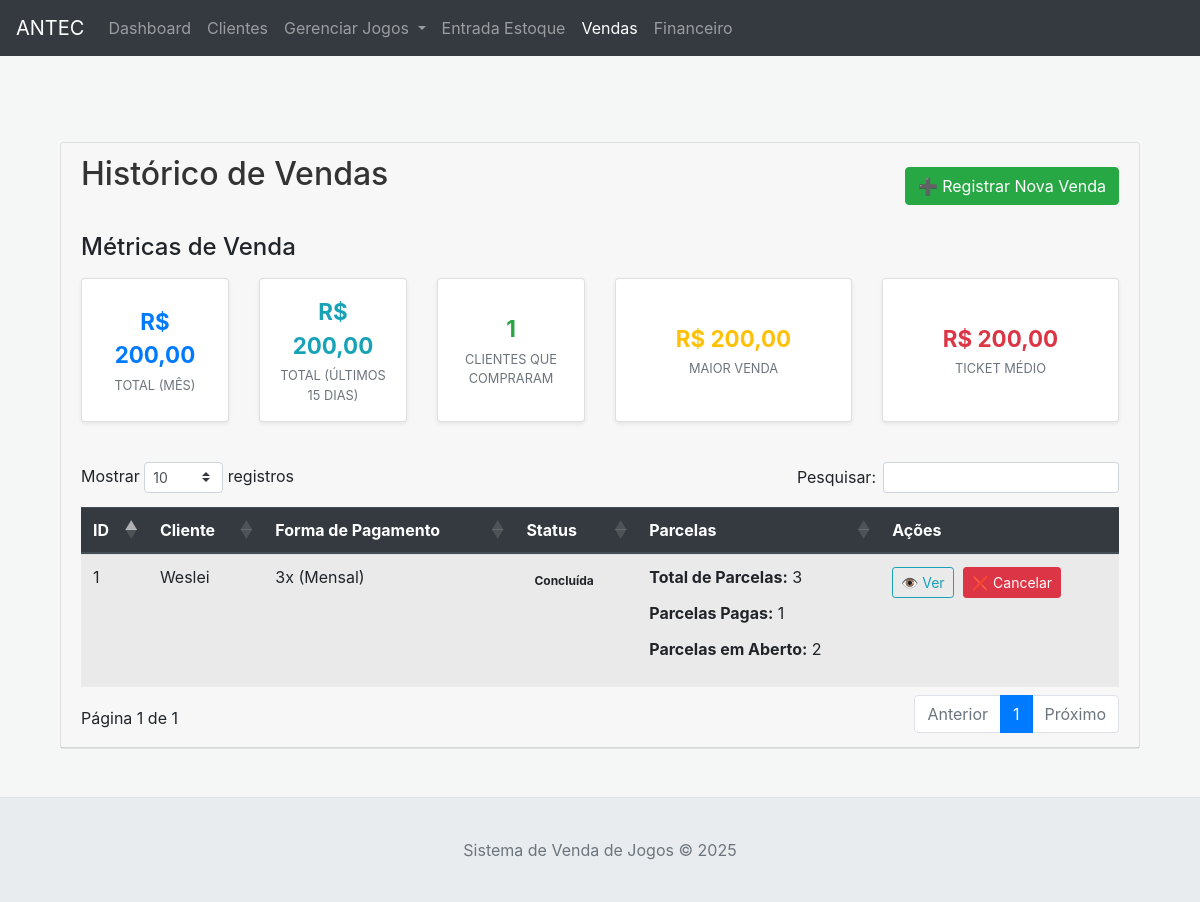
The page /vendas on the database as committed earlier.
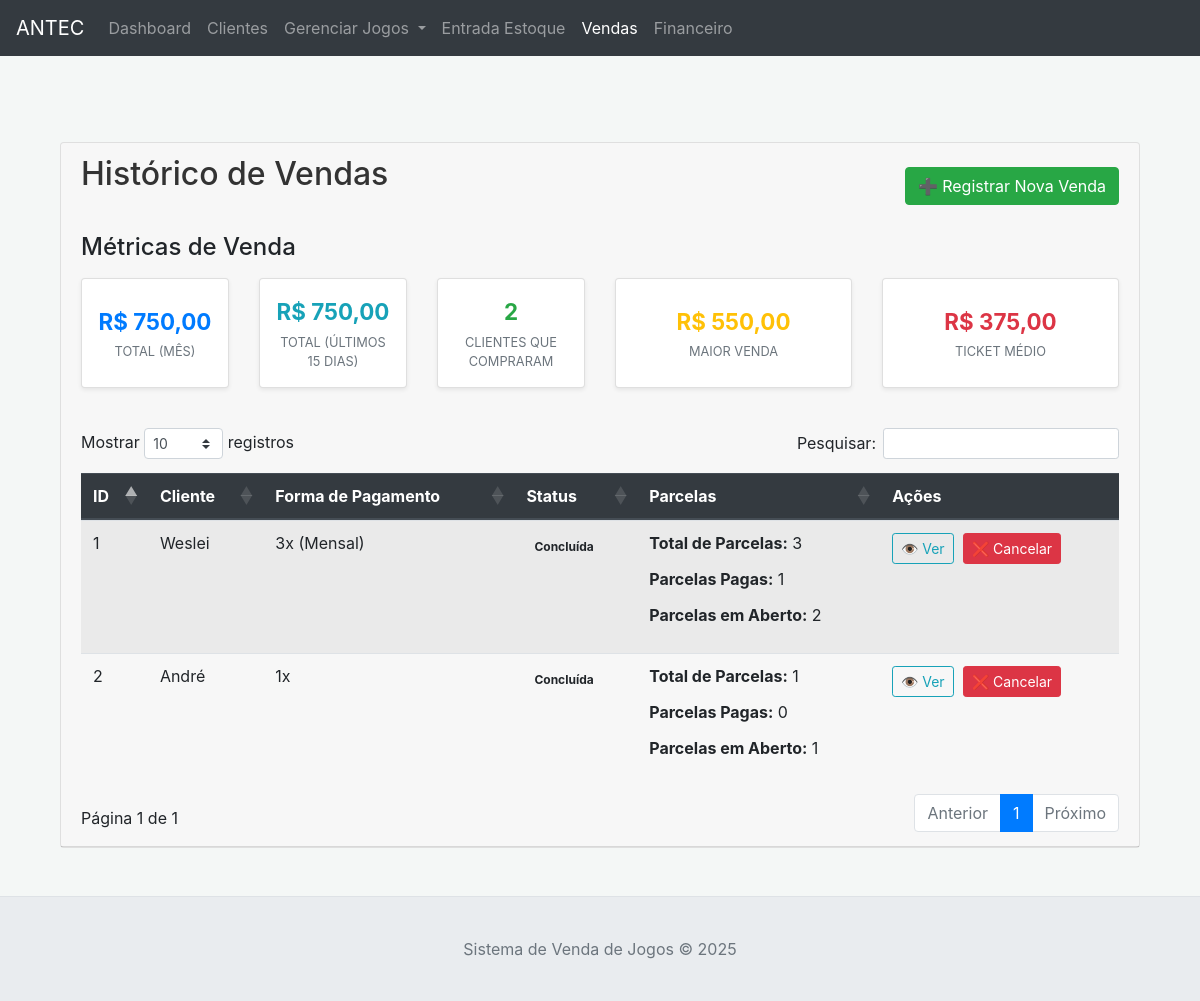
The same page on the database as committed later.
### tables this page shows
CREATE TABLE vendas (
                id INTEGER PRIMARY KEY AUTOINCREMENT,
                cliente_id INTEGER,
                data_venda DATETIME DEFAULT CURRENT_TIMESTAMP,
                valor_total REAL NOT NULL,
                status TEXT DEFAULT 'Rascunho',
                observacao TEXT,
                forma_pagamento TEXT,
                numero_parcelas INTEGER DEFAULT 1,
                periodo_pagamento_parcelas TEXT,
                FOREIGN KEY (cliente_id) REFERENCES clientes (id) ON DELETE SET NULL
            );

CREATE TABLE clientes (
                id INTEGER PRIMARY KEY AUTOINCREMENT,
                nome TEXT NOT NULL,
                email TEXT,
                telefone TEXT,
                endereco_rua TEXT,
                endereco_numero TEXT,
                endereco_bairro TEXT,
                endereco_cidade TEXT,
                endereco_uf TEXT,
                endereco_cep TEXT,
                data_cadastro DATETIME DEFAULT CURRENT_TIMESTAMP
            );

### app.py (the view)
@app.route('/vendas')
def vendas_lista_page():
    try:
        valor_total_mes = db_manager.get_valor_total_vendas_mes_atual()
        valor_total_15_dias = db_manager.get_valor_total_vendas_ultimos_15_days()
        total_clientes_compraram = db_manager.get_total_clientes_com_vendas()
        maior_valor_venda = db_manager.get_maior_valor_venda()
        ticket_medio = db_manager.get_ticket_medio_vendas()
        vendas = db_manager.get_all_vendas()
        clientes_all = db_manager.get_all_clientes()
        grupos_all = db_manager.get_all_grupos()
    except Exception as e:
        flash(f"Erro ao carregar dados para a página de vendas: {e}", "danger")
        vendas = []
        clientes_all = []
        grupos_all = []
        valor_total_mes = 0.0
        valor_total_15_dias = 0.0
        total_clientes_compraram = 0
        maior_valor_venda = 0.0
        ticket_medio = 0.0
    return render_template('vendas_lista.html', vendas=vendas, clientes=clientes_all, grupos=grupos_all, valor_total_mes=valor_total_mes, valor_total_15_dias=valor_total_15_dias, total_clientes_compraram=total_clientes_compraram, maior_valor_venda=maior_valor_venda, ticket_medio=ticket_medio)

### app.py (called while the page is built)
@app.context_processor
def inject_now(): return {'now': datetime.datetime.now()}

### database.py (called while the page is built)
    def _get_connection(self):
        conn = sqlite3.connect(self.db_name)
        conn.row_factory = sqlite3.Row # Permite acessar colunas por nome
        return conn

    def get_all_grupos(self, search_term=None):
        query_str = "SELECT * FROM grupos"
        params = []
        if search_term:
            query_str += " WHERE nome LIKE ? OR descricao LIKE ?"
            params.extend([f'%{search_term}%', f'%{search_term}%'])
        query_str += " ORDER BY nome ASC"
        return self.execute_query(query_str, params, fetch_all=True)

    def get_all_clientes(self, search_term=None):
        query_str = "SELECT * FROM clientes"
        params = []
        if search_term:
            query_str += " WHERE nome LIKE ? OR email LIKE ? OR telefone LIKE ?"
            params.extend([f'%{search_term}%',f'%{search_term}%',f'%{search_term}%'])
        query_str += " ORDER BY nome ASC"
        return self.execute_query(query_str, params, fetch_all=True)

### templates/vendas_lista.html (shortened to what the changed rows need)
{% extends "base.html" %}
{% block content %}
<div class="container mt-4">
    <div class="card">
        <div class="card-header">
            <div class="d-flex justify-content-between align-items-center mb-3">
                <h2>Histórico de Vendas</h2>
            </div>
            <div class="row mb-4">
                <div class="col-md-12">
                    <div class="row">
                        <div class="col-xl-2 col-md-4 mb-3">
                            <div class="card text-center card-metricas shadow-sm h-100">
                                <div class="card-body">
                                    <div class="metric-number text-primary">R$ {{ "%.2f"|format(valor_total_mes if valor_total_mes is not none else 0.0)|replace('.', ',') }}</div>
                                    <div class="metric-label">Total (Mês)</div>
                                </div>
                            </div>
                        </div>
                        <div class="col-xl-2 col-md-4 mb-3">
                            <div class="card text-center card-metricas shadow-sm h-100">
                                <div class="card-body">
                                    <div class="metric-number text-info">R$ {{ "%.2f"|format(valor_total_15_dias if valor_total_15_dias is not none else 0.0)|replace('.', ',') }}</div>
                                    <div class="metric-label">Total (Últimos 15 Dias)</div>
                                </div>
                            </div>
                        </div>
                        <div class="col-xl-2 col-md-4 mb-3">
                            <div class="card text-center card-metricas shadow-sm h-100">
                                <div class="card-body">
                                    <div class="metric-number text-success">{{ total_clientes_compraram if total_clientes_compraram is not none else 0 }}</div>
                                    <div class="metric-label">Clientes que Compraram</div>
                                </div>
                            </div>
                        </div>
                        <div class="col-xl-3 col-md-6 mb-3">
                            <div class="card text-center card-metricas shadow-sm h-100">
                                <div class="card-body">
                                    <div class="metric-number text-warning">R$ {{ "%.2f"|format(maior_valor_venda if maior_valor_venda is not none else 0.0)|replace('.', ',') }}</div>
                                    <div class="metric-label">Maior Venda</div>
                                </div>
                            </div>
                        </div>
                        <div class="col-xl-3 col-md-6 mb-3">
                            <div class="card text-center card-metricas shadow-sm h-100">
                                <div class="card-body">
                                    <div class="metric-number text-danger">R$ {{ "%.2f"|format(ticket_medio if ticket_medio is not none else 0.0)|replace('.', ',') }}</div>
                                    <div class="metric-label">Ticket Médio</div>
                                </div>
                            </div>
                        </div>
                    </div>
                </div>
            </div>
            {% if vendas %}
            <div class="table-responsive">
                <table class="table table-striped table-hover datatable" id="tabelaVendas">
                    <thead class="thead-dark">
                        <tr>
                            <th>ID</th>
                            <th>Cliente</th>
                            <th>Forma de Pagamento</th>
                            <th>Status</th>
                            <th>Parcelas</th>
                            <th>Ações</th>
                        </tr>
                    </thead>
                    <tbody>
                        {% for venda in vendas %}
                        <tr>
                            <td>{{ venda.id }}</td>
                            <td>{{ venda.cliente_nome }}</td>
                            <td>
                                {% if venda.numero_parcelas and venda.numero_parcelas > 1 %}
                                    {{ venda.numero_parcelas }}x
                                    {% if venda.periodo_pagamento_parcelas %}
                                        ({{ venda.periodo_pagamento_parcelas if venda.periodo_pagamento_parcelas else 'N/A' }})
                                    {% endif %}
                                {% elif venda.forma_pagamento %}
                                    1x
                                {% else %}
                                    N/A
                                {% endif %}
                            </td>
                            <td>
                                {% set status_class = venda.status.lower().replace('í', 'i').replace('ú', 'u').replace('ç', 'c').replace('ã', 'a') %}
                                <span class="badge badge-pill p-2 status-{{ status_class }}">{{ venda.status }}</span>
                            </td>
                            <td>
                                <p><strong>Total de Parcelas:</strong> {{ venda.total_parcelas }}</p>
                                <p><strong>Parcelas Pagas:</strong> {{ venda.parcelas_pagas }}</p>
                                <p><strong>Parcelas em Aberto:</strong> {{ venda.parcelas_em_aberto }}</p>
                            </td>
                            <td class="action-buttons">
                                {% if venda.status == 'Rascunho' %}
                                    <button type="button" class="btn btn-sm btn-info btn-edit-rascunho"
                                            data-venda-id="{{ venda.id }}" title="Editar Rascunho">✏️ Editar</button>
                                    <form action="{{ url_for('venda_finalizar', venda_id=venda.id) }}" method="POST" style="display:inline;" onsubmit="return confirm('Tem certeza que deseja finalizar esta venda? O estoque será atualizado.');">
                                        <button type="submit" class="btn btn-sm btn-success" title="Finalizar Venda">✔️ Finalizar</button>
                                    </form>
                                {% elif venda.status == 'Concluída' %}
                                    <a href="{{ url_for('view_venda_page', venda_id=venda.id) }}" class="btn btn-sm btn-outline-info" title="Ver Detalhes">👁️ Ver</a>
                                {% endif %}
                                {% if venda.status != 'Cancelada' %}
                                <form action="{{ url_for('venda_cancelar', venda_id=venda.id) }}" method="POST" style="display:inline;" onsubmit="return confirm('Tem certeza que deseja cancelar esta venda? {% if venda.status == 'Rascunho' %}Este rascunho será removido.{% elif venda.status == 'Concluída' %}O estoque dos itens será devolvido.{% endif %}');">
                                    <button type="submit" class="btn btn-sm btn-danger" title="Cancelar Venda">❌ Cancelar</button>
                                </form>
                                {% else %}
                                     <a href="{{ url_for('view_venda_page', venda_id=venda.id) }}" class="btn btn-sm btn-outline-secondary" title="Ver Detalhes (Cancelada)">👁️ Ver</a>
                                {% endif %}
                            </td>
                        </tr>
                        {% endfor %}
                    </tbody>
                </table>
            </div>
            {% else %}
            <div class="alert alert-info">Nenhuma venda encontrada.</div>
            {% endif %}
        </div>
    </div>
</div>
{% endblock %}

Rows that differ between the two databases and show on the page:
added vendas: id "2", cliente_nome "André", forma_pagamento "1x", status "Concluída", total_parcelas "1", parcelas_pagas "0", parcelas_em_aberto "1"
Other text that changed with them:
text no longer shown: "200,00 200,00 1 200,00 200,00"
text now shown: "750,00 750,00 2 550,00 375,00"
